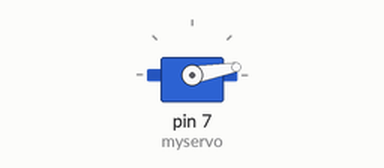
This sketch was run on a simulated Arduino Uno, built with avr-gcc and run on an emulated ATmega328P. Parts: servo.

Above: at 1.1 s.
At 2.1 s:
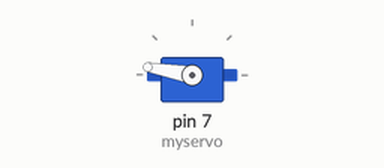
At 3.1 s:
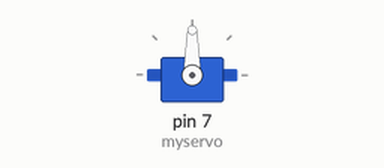
Timing chart, 0 to 4.6 s (numbered marks = the images above):
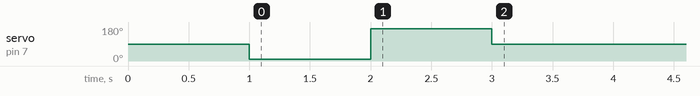

Measured:
- by itself, servo on pin 7 (myservo): 90° → 10° at 1.0 s, → 170° 1.0 s later, → 90° 1.0 s later

The sketch:

servo.ino
```cpp
/* -*- c -*- */
#line 3

#include <Servo.h>

Servo myservo;  // create servo object to control a servo
                // a maximum of eight servo objects can be created

int pos = 0;    // variable to store the servo position

void setup()
{
    myservo.attach(7);

    delay(1000);
    myservo.write(10);
    delay(1000);
    myservo.write(170);
    delay(1000);
    myservo.write(90);
}


void loop()
{
    delay(1000);
    return;

    for (pos = 0; pos < 180; pos += 1)
    {
        myservo.write(pos);
        delay(15);
    }
    for (pos = 180; pos>=1; pos-=1)
    {
        myservo.write(pos);
        delay(15);
    }
}
```
